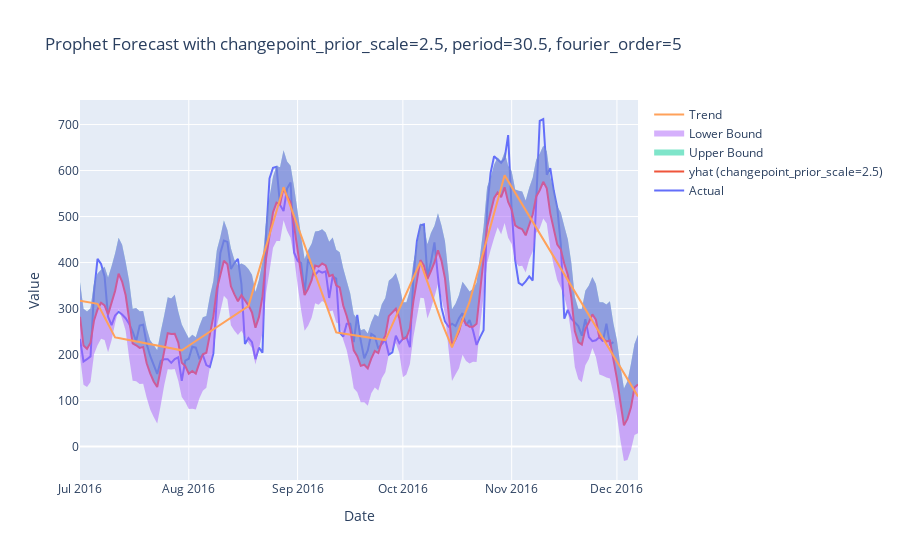

Notebook cell for this chart:
### Markdown cell above
#### Выводы

* Тренд недообучен при меньших значениях changepoint_prior_scale (0.01 и 0.1): Высокие значения RMSE указывают на то, что модель недостаточно гибка и не успевает за изменениями в данных. Модель не учитывает реальные изменения в тренде, что приводит к повышению ошибки.

* Снижение RMSE при увеличении changepoint_prior_scale: Как видно из данных, по мере увеличения changepoint_prior_scale ошибка RMSE уменьшается, что указывает на то, что модель становится более точной при учёте изменений в тренде.

* С учетом полученных данных, увеличение значения changepoint_prior_scale улучшает модель. Это говорит о том, что тренд в модели был недообучен при малых значениях коэффициента, и увеличение его до 2.5 улучшило результат.

### Code cell
# Добавим в модель месячную сезонность

changepoint_prior_scale = 2.5

m = Prophet(changepoint_prior_scale=changepoint_prior_scale)
m.add_seasonality(name='monthly', period=30.5, fourier_order=5)
m.fit(df_prepared)

# Строим прогноз
future = m.make_future_dataframe(periods=7)
forecast = m.predict(future)

# Визуализируем прогноз
fig = go.Figure()

fig.add_trace(go.Scatter(x=df_prepared['ds'], y=df_prepared['y'], name='Actual'))
fig.add_trace(go.Scatter(x=forecast['ds'], y=forecast['yhat'], name=f'yhat (changepoint_prior_scale={changepoint_prior_scale})'))
fig.add_trace(go.Scatter(x=forecast['ds'], y=forecast['yhat_upper'], fill='tonexty', mode='none', name='Upper Bound'))
fig.add_trace(go.Scatter(x=forecast['ds'], y=forecast['yhat_lower'], fill='tonexty', mode='none', name='Lower Bound'))
fig.add_trace(go.Scatter(x=forecast['ds'], y=forecast['trend'], name='Trend'))

fig.update_layout(title=f'Prophet Forecast with changepoint_prior_scale={changepoint_prior_scale}, period=30.5, fourier_order=5',
                    xaxis_title='Date',
                    yaxis_title='Value',
                    showlegend=True)
py.iplot(fig)

# Вычислим среднеквадратичную ошибку.
print('RMSE: %f' % np.sqrt(np.mean((forecast.loc[:df_prepared.shape[0] - 7, 'yhat']-df_prepared['y'])**2)) )

### Figure 1 — Plotly figure (JSON) as saved in the notebook; plotly's stock layout.template omitted (floating-point values rounded to 4 significant figures; data arrays with more than 128 entries replaced by an {"elided": "..."} marker saying what was removed)
{"data": [{"name": "Actual", "type": "scatter", "x": {"elided": "153 str values"}, "y": {"elided": "153 int values"}}, {"name": "yhat (changepoint_prior_scale=2.5)", "type": "scatter", "x": {"elided": "160 str values"}, "y": {"elided": "160 float values"}}, {"fill": "tonexty", "mode": "none", "name": "Upper Bound", "type": "scatter", "x": {"elided": "160 str values"}, "y": {"elided": "160 float values"}}, {"fill": "tonexty", "mode": "none", "name": "Lower Bound", "type": "scatter", "x": {"elided": "160 str values"}, "y": {"elided": "160 float values"}}, {"name": "Trend", "type": "scatter", "x": {"elided": "160 str values"}, "y": {"elided": "160 float values"}}], "layout": {"showlegend": true, "title": {"text": "Prophet Forecast with changepoint_prior_scale=2.5, period=30.5, fourier_order=5"}, "xaxis": {"title": {"text": "Date"}}, "yaxis": {"title": {"text": "Value"}}}}
